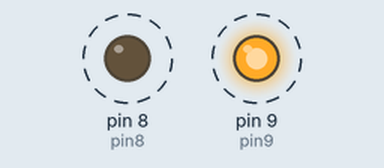
Bench run of a sketch on a simulated Arduino Uno, built with avr-gcc and run on an emulated ATmega328P. Shown: output pins drawn as LEDs (lit = HIGH). Dashed ring = blinking.

Above: at 0.3 s.
Timing chart, 0 to 3.5 s (numbered marks = the images above):
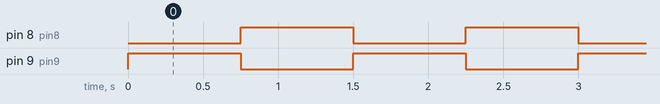

The sketch:

Program_4.ino
```cpp
int pin9 = 9;
int pin8 = 8;

void setup() {
  pinMode(pin9, OUTPUT);
  pinMode(pin8, OUTPUT);
}

void loop() {
  digitalWrite(pin9, HIGH);
  digitalWrite(pin8, LOW);
  delay(750);
  digitalWrite(pin9, LOW);
  digitalWrite(pin8, HIGH);
  delay(750);
}
```

Measured:
- by itself, pin 8 (pin8), pin 9 (pin9): alternates HIGH for 0.75 s and LOW for 0.75 s
